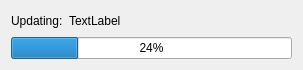
<?xml version="1.0" encoding="UTF-8"?>
<ui version="4.0">
 <class>UpdateInformer</class>
 <widget class="QWidget" name="UpdateInformer">
  <property name="geometry">
   <rect>
    <x>0</x>
    <y>0</y>
    <width>303</width>
    <height>67</height>
   </rect>
  </property>
  <property name="windowTitle">
   <string>QImageViewer - Updating</string>
  </property>
  <property name="windowIcon">
   <iconset resource="resources.qrc">
    <normaloff>:/res/icon.png</normaloff>:/res/icon.png</iconset>
  </property>
  <layout class="QVBoxLayout" name="verticalLayout">
   <item>
    <layout class="QHBoxLayout" name="horizontalLayout">
     <item>
      <widget class="QLabel" name="label">
       <property name="text">
        <string>Updating:</string>
       </property>
      </widget>
     </item>
     <item>
      <widget class="QLabel" name="fileName">
       <property name="text">
        <string>TextLabel</string>
       </property>
      </widget>
     </item>
     <item>
      <spacer name="horizontalSpacer">
       <property name="orientation">
        <enum>Qt::Horizontal</enum>
       </property>
       <property name="sizeHint" stdset="0">
        <size>
         <width>40</width>
         <height>20</height>
        </size>
       </property>
      </spacer>
     </item>
    </layout>
   </item>
   <item>
    <widget class="QProgressBar" name="progressBar">
     <property name="value">
      <number>24</number>
     </property>
    </widget>
   </item>
  </layout>
 </widget>
 <resources>
  <include location="resources.qrc"/>
 </resources>
 <connections/>
</ui>
